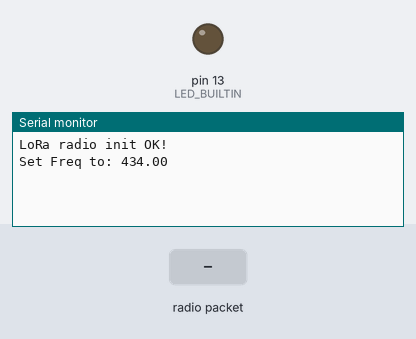
The sketch below on a simulated Arduino Uno, built with avr-gcc and run on an emulated ATmega328P. On the bench: output pins drawn as LEDs (lit = HIGH), the last lines printed to the serial monitor. The inputs (shaded band) are chosen by the test bench. No radio packets arrive unless stated; pins used as bus, display or sensor lines are not drawn.

Above: at 1.3 s.
1.4 s: radio packet "F" arrives
At 2.2 s:
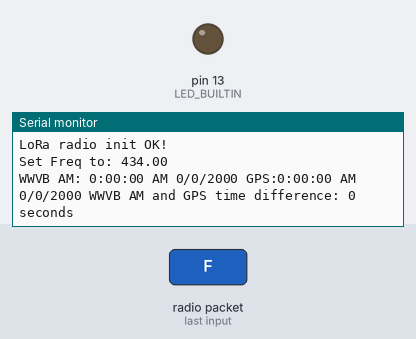
3.9 s: radio packet "P" arrives
At 5.0 s:
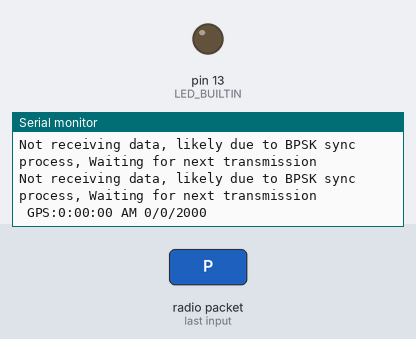

Measured:
- after the input at 1.4 s, the serial monitor: prints a new line at once (image 1)
- after the input at 3.9 s, the serial monitor: prints a new line after 0.58 s (image 2)

The sketch:

Arduino_2_RX-SERIALOUTPUT.ino
```cpp
// For LoRan
#include <SPI.h>
#include <RH_RF95.h>
// Time Library
#include <TimeLib.h>
// For OLED Firmware
// #include <Adafruit_SSD1331.h>
// For Displaying on OLED
// #include <Adafruit_GFX.h>

// Define LoRan pins
#define RFM95_CS    4
#define RFM95_INT   3
#define RFM95_RST   2
// Loran frequency
#define RF95_FREQ 434.0
// Dummy value for comparison
#define DUMMY 99
// Time zone definitions
#define MST 7
#define DAYLIGHT 0

// // Define display pins
// #define sclk 13
// #define mosi 11
// #define cs   5
// #define rst  6
// #define dc   8

// // Color definitions (for display)
// #define	BLACK           0x0000
// #define	BLUE            0x001F
// #define	RED             0xF800
// #define	GREEN           0x07E0
// #define CYAN            0x07FF
// #define MAGENTA         0xF81F
// #define YELLOW          0xFFE0
// #define WHITE           0xFFFF

// For declaring the LoRan object
RH_RF95 rf95(RFM95_CS, RFM95_INT);

// Old code for display initialization
// Adafruit_SSD1331 display = Adafruit_SSD1331(cs, dc, mosi, sclk, rst);

// All time global variables
int Wyear, Wmonth, Wday, Whour, Wminute, Wsecond, Wsyncmin;
int Gyear, Gmonth, Gday, Ghour, Gminute, Gsecond;

// RX buffer
uint8_t buf[22];

// Display and BPSK sync timer
uint32_t dtimer = millis();
uint32_t BPTimer;

// BPSK data classification variable
int BPGood = 0;

// if the LoRan module has started
bool loranStart = false;
bool recievingData = false;
// ========================================================================= ALL FUNCTIONS ========================================================
// --------------------------------------------------------------- LORAN FUNCTIONS ---------------------------------------------------------------
void LoRanSetup() // Initializing the Loran Module
{
  // To ensure all pins are in needed modes
  pinMode(LED_BUILTIN, OUTPUT);
  pinMode(RFM95_RST, OUTPUT);
  digitalWrite(RFM95_RST, HIGH);

  // Wait for the serial monitor to begin
  Serial.begin(9600);
  while (!Serial) delay(1);
  delay(100);

  // Manual reset
  digitalWrite(RFM95_RST, LOW);
  delay(10);
  digitalWrite(RFM95_RST, HIGH);
  delay(10);

  // If the module cannot initialize, stop the program
  while (!rf95.init()) {
    Serial.println("LoRa radio init failed");
    while (1);
  }
  Serial.println("LoRa radio init OK!");

  // Defaults after init are 434.0MHz, modulation GFSK_Rb250Fd250, +13dbM
  if (!rf95.setFrequency(RF95_FREQ)) {
    Serial.println("setFrequency failed");
    while (1);
  }
  Serial.print("Set Freq to: "); Serial.println(RF95_FREQ);

  // Module isn't transimitting so make sure the module knows it isn't being used
  rf95.setTxPower(23, false);
}

void LoRanRx() // For recieving data
{
  // If the packet is ready
  if (rf95.available()) {
    // Should be a message for us now
    uint8_t len = sizeof(buf);

    if (rf95.recv(buf, &len)) {
      // Change the lights on the arduino to show that its recieving time
      digitalWrite(LED_BUILTIN, HIGH);
      digitalWrite(LED_BUILTIN, LOW);
      // Log the data into an array
      loranStart = true;
      LogData();
      recievingData = true;
    } else {
      // Or print that it wasn't able to recieve the signal
      Serial.println("Receive failed");
    }
  }
}

// ----------------------------------------------------------------- DATA OPERATIONS -------------------------------------------------------------
void LogData()
{
  // If there has been a WWV AM Sync
  if (buf[0] == 70)
  {
    // Log all of the buffer variables into local variables
    Whour = buf[1];
    Wminute = buf[2];
    Wsecond = buf[3];
    Wmonth = buf[4];
    Wday = buf[5];
    Wyear = buf[6];
    Wsyncmin = buf[7];
  }
  else
  {
    // Make all of the local variables dummy ones to ignore them
    Whour = DUMMY;
    Wminute = DUMMY;
    Wsecond = DUMMY;
    Wmonth = DUMMY;
    Wday = DUMMY;
    Wyear = DUMMY;
    Wsyncmin = DUMMY;
  }
  // Log all of the GPS data from the buffer into local variables
  Ghour = buf[9];
  Gminute = buf[10];
  Gsecond = buf[11];
  Gmonth = buf[12];
  Gday = buf[13];
  Gyear = buf[14];

  // If there is a good BPSK sync, then set the time accordingly
  if (buf[15] == 80 && (millis() - BPTimer) > 3000)
  {
    int Bhour = buf[16];
    int Bminute = buf[17];
    int Bsecond = buf[18];
    int Bday = buf[20];
    int Bmonth = buf[19];
    int Byear = (buf[21] + 2000);
    // Set the arduino local clock to this time
    setTime(Bhour, Bminute, Bsecond, Bday, Bmonth, Byear);

    // Classify this data as good
    BPGood++;
    // Set the last sync timer gap
    BPTimer = millis();
  }
}

// ---------------------------------------------------------------- DISPLAYING DATA -------------------------------------------------------------
void SerialDataDisplay()
{
  // Cycle through all of the differerent displaying functions
  if (recievingData == true)
  {
    WWVAMSerialDisp();
    GPSSerialDisp();
    WWVBPSKSerialDisp();
    Serial.println(" ");
  }
  else
  {
    Serial.println("Not receiving data, likely due to BPSK sync process, Waiting for next transmission");
  }
}

void WWVAMSerialDisp()
{
  // If there is good WWV AM data
  if (Whour != DUMMY)
  {
    // Print all of this data (this is the same process as is used on the TX arduino, reference this for a more detailed breakdown)
    Serial.print("WWVB AM: ");
    if (Whour > 12)
    {
      Serial.print(Whour - 12);
    }
    else
    {
      Serial.print(Whour);
    }
    Serial.print(":");
    if (Wminute < 10)
    {
      Serial.print("0");
    }
    Serial.print(Wminute);
    Serial.print(":");
    if (Wsecond < 10)
    {
      Serial.print("0");
    }
    Serial.print(Wsecond);
    if (Whour > 11)
    {
      Serial.print(" PM ");
    }
    else
    {
      Serial.print(" AM ");
    }
    Serial.print(Wmonth);
    Serial.print("/");
    Serial.print(Wday);
    Serial.print("/");
    Serial.print(Wyear + 2000);
  }
}

void GPSSerialDisp()
{
  // Print GPS data, in a similar way as that of the WWV AM
  Serial.print(" GPS:");
  if (Ghour > 12)
  {
    Serial.print(Ghour - 12);
  }
  else
  {
    Serial.print(Ghour);
  }
  Serial.print(":");
  if (Gminute < 10)
  {
    Serial.print("0");
  }
  Serial.print(Gminute);
  Serial.print(":");
  if (Gsecond < 10)
  {
    Serial.print("0");
  }
  Serial.print(Gsecond);
  if (Ghour > 11)
  {
    Serial.print(" PM ");
  }
  else
  {
    Serial.print(" AM ");
  }
  Serial.print(Gmonth);
  Serial.print("/");
  Serial.print(Gday);
  Serial.print("/");
  Serial.print(Gyear + 2000);

  if (Whour != DUMMY)
  {
    Serial.print(" WWVB AM and GPS time difference: ");
    int timeDelta = 0;
    if (Wsecond > Gsecond)
    {
      Serial.print("WWVB AM is greater by ");
      timeDelta = Wsecond - Gsecond;
    }
    else if (Gsecond > Wsecond)
    {
      Serial.print("GPS is greater by ");
      timeDelta = Gsecond - Wsecond;
    }
    Serial.print(timeDelta);
    Serial.print(" seconds ");
  }
}

void WWVBPSKSerialDisp()
{
  // If there is good data, then display this using the internal clock
  if (BPGood > 0)
  {
    int h = hour();
    int m = minute();
    int s = second();
    int mo = month();
    int d = day();
    int y = year();
    Serial.print(" BPSK: ");
    if (h > 12)
    {
      Serial.print(h - 12);
    }
    else
    {
      Serial.print(h);
    }
    Serial.print(":");
    if (m < 10)
    {
      Serial.print("0");
    }
    Serial.print(m);
    Serial.print(":");
    if (s < 10)
    {
      Serial.print("0");
    }
    Serial.print(s);
    if (h > 11)
    {
      Serial.print(" PM ");
    }
    else
    {
      Serial.print(" AM ");
    }
    Serial.print(mo);
    Serial.print("/");
    Serial.print(d);
    Serial.print("/");
    Serial.print(y);
  }
}

void setup() {
  LoRanSetup();
  dtimer = millis();
}

void loop() {
  // Recieve the LoRan Data
  LoRanRx();
  // If its been a second and the loran module has begun recieving, then display the text and reset the timer
  if (millis() - dtimer > 1000 && loranStart == true)
  {
    SerialDataDisplay();
    dtimer = millis();
    recievingData = false;
  }
}
```
